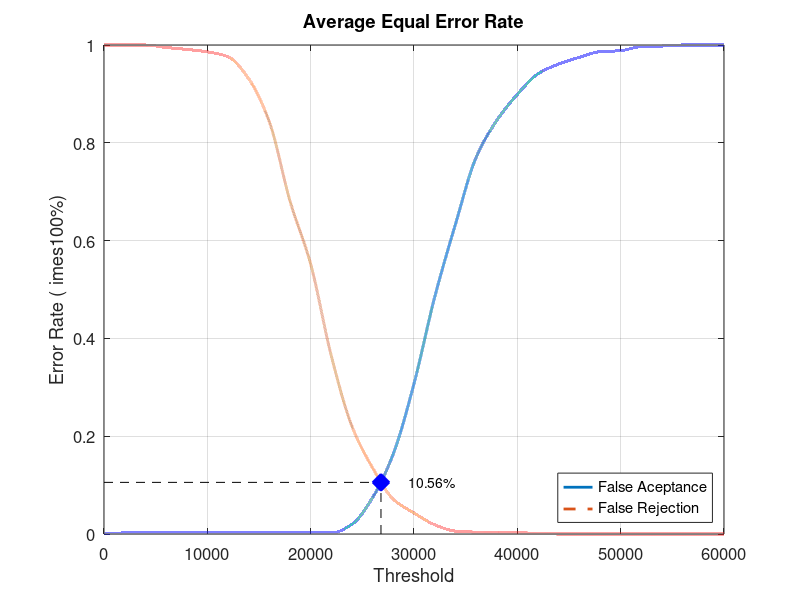
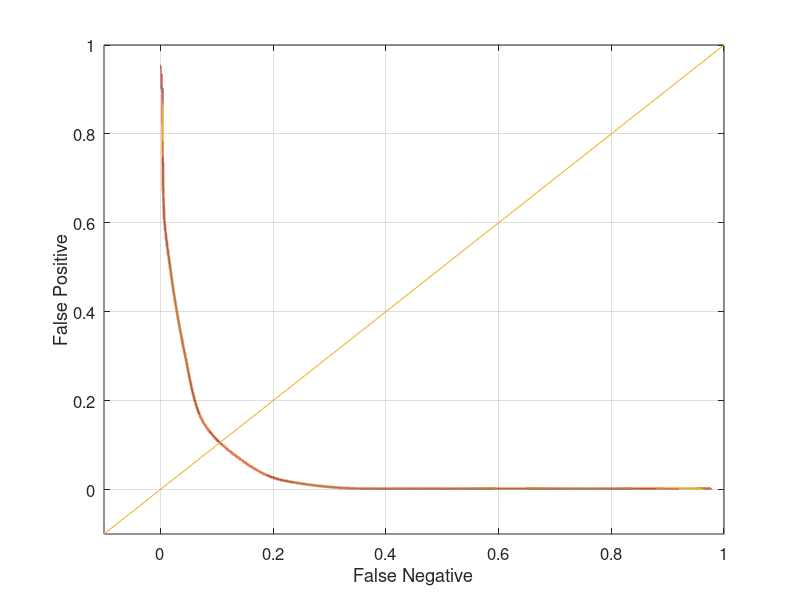

Write the MATLAB code that produced these figures, in order.
close all;
clear;
clc;
x = 0:2000:60000;
xq = 0:0.5:60000;

y0 = [0 0.00210526 0.00210526 0.00210526 0.00210526 0.00210526 0.00210526 0.00210526 0.00210526 0.00210526 0.00210526 0.00210526 0.02 0.0747368 0.164211 0.307368 0.48421 0.632632 0.769474 0.845263 0.898947 0.941053 0.961053 0.974737 0.986316 0.988421 0.996842 0.997895 1 1 1]
yy0 = interp1(x, y0, xq, 'pchip');
y1 = [1 1 1 0.995 0.991 0.986 0.976 0.931 0.843 0.681 0.552 0.364 0.22 0.135 0.071 0.043 0.019 0.006 0.004 0.004 0.003 0.001 0 0 0 0 0 0 0 0 0]
yy1 = interp1(x, y1, xq, 'pchip');

% Calculating EER: 
y2 = abs(y0 - y1);
find(y2 == min(y2))
yy2 = abs(yy0 - yy1);
xEER = find(yy2 == min(yy2));
xEERIndex = xq(xEER) % X-axis EER
yEER = yy0(xEER) % Y-axis EER

main = figure
plot(xq, yy0,'-','LineWidth', 2);	hold on
plot(xq, yy1,'--','LineWidth', 2);	hold on
plot([xEERIndex xEERIndex], [0 yEER], 'k--');	hold on
plot([0 xEERIndex], [yEER yEER], 'k--');	hold on
plot(xEERIndex, yEER, 'bx', 'LineWidth', 10);	hold on
text(xEERIndex + 10 * xEERIndex / 100, yEER, [num2str(round((10000 * yEER)) / 100) '%'])
legend('False Aceptance', 'False Rejection', 'Location', 'SouthEast')
xlabel('Threshold')
ylabel('Error Rate (	imes100%)')
title('Average Equal Error Rate')
set(gca, 'FontSize', 12)
axis([0 60000 0 1])
grid on

print(main, 'Database4AverageMain', '-dpng');
FNRxFPR = figure('Color', [1 1 1]);
plot(yy1, yy0, '-', yy1, yy0, 'LineWidth', 2);
hold on
y = -0.1:0.1:1
plot(y, y); 
set(gca, 'FontSize', 12)
xlabel('False Negative')
ylabel('False Positive')
axis([-0.1 1 -0.1 1])
set(gca, 'FontSize', 12)
grid on

print(FNRxFPR, 'Database4AverageFNRxFPR','-dpng');
